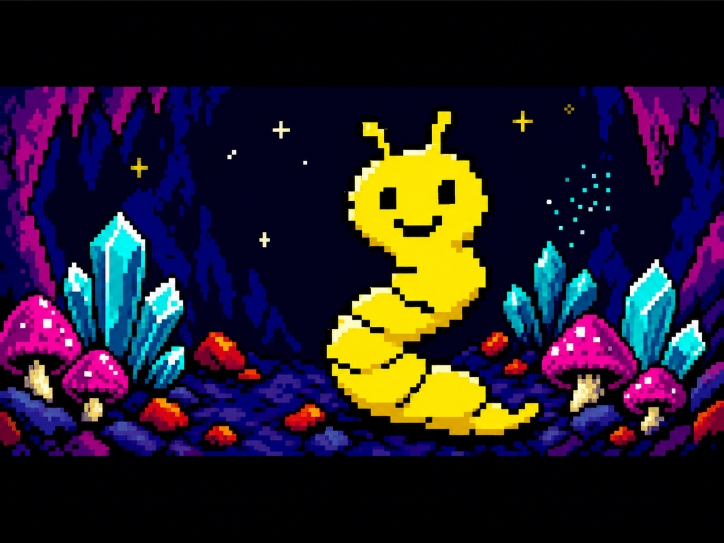
#> input picture Dillen/gfx/dillen-title-source.png, 1448 x 1086 px (shown at 1/2 size)
$ python generate_title_screen.py
#> lines starting #> are read from the running program, lines starting #| are printed output that depends on the picture
### Dillen/tools/generate_game_won_screen.py
"""Convert the generated ending artwork to a real ZX Spectrum .scr screen."""

from __future__ import annotations

import argparse
from itertools import combinations_with_replacement
from pathlib import Path

from PIL import Image, ImageDraw, ImageOps


ROOT = Path(__file__).resolve().parents[1]
DEFAULT_INPUT = ROOT / "gfx" / "game-won-source.png"
DEFAULT_PREVIEW = ROOT / "gfx" / "game-won-screen.png"
DEFAULT_SCREEN = ROOT / "src" / "binary" / "game-won.scr"
FONT_PATH = ROOT / "gfx" / "std8x8.chr"

WIDTH = 256
HEIGHT = 192
CELL = 8
TITLE = "CONGRATULATION"

# The conventional RGB approximation of the Spectrum's normal and BRIGHT
# palettes. BRIGHT affects ink and paper together inside one attribute cell.
PALETTES = (
    (
        (0, 0, 0),
        (0, 0, 205),
        (205, 0, 0),
        (205, 0, 205),
        (0, 205, 0),
        (0, 205, 205),
        (205, 205, 0),
        (205, 205, 205),
    ),
    (
        (0, 0, 0),
        (0, 0, 255),
        (255, 0, 0),
        (255, 0, 255),
        (0, 255, 0),
        (0, 255, 255),
        (255, 255, 0),
        (255, 255, 255),
    ),
)


def squared_distance(left: tuple[int, int, int], right: tuple[int, int, int]) -> int:
    return sum((a - b) * (a - b) for a, b in zip(left, right))


# [25 lines left out: function draw_exact_title, not called in this run]


def choose_cell_colors(
    pixels: list[tuple[int, int, int]],
) -> tuple[int, int, int, list[int], list[tuple[int, int, int]]]:
    best: tuple[
        int, int, int, int, list[int], list[tuple[int, int, int]]
    ] | None = None

    for bright, palette in enumerate(PALETTES):
        for first, second in combinations_with_replacement(range(8), 2):
            first_color = palette[first]
            second_color = palette[second]
            bits: list[int] = []
            rendered: list[tuple[int, int, int]] = []
            score = 0

            for pixel in pixels:
                first_error = squared_distance(pixel, first_color)
                second_error = squared_distance(pixel, second_color)
                if second_error < first_error:
                    bits.append(1)
                    rendered.append(second_color)
                    score += second_error
                else:
                    bits.append(0)
                    rendered.append(first_color)
                    score += first_error

            candidate = (score, bright, first, second, bits, rendered)
            if best is None or candidate[0] < best[0]:
                best = candidate

    assert best is not None
    _, bright, paper, ink, bits, rendered = best

    # Whichever color covers most of the cell is the paper. Swapping produces
    # the same picture but gives conventional, easier-to-inspect attributes.
    if sum(bits) > len(bits) // 2:
        paper, ink = ink, paper
        bits = [1 - bit for bit in bits]
        rendered = [
            PALETTES[bright][ink] if bit else PALETTES[bright][paper]
            for bit in bits
        ]

    return bright, paper, ink, bits, rendered


def spectrum_bitmap_offset(y: int, byte_x: int) -> int:
    return (
        ((y & 0xC0) << 5)
        | ((y & 0x07) << 8)
        | ((y & 0x38) << 2)
        | byte_x
    )


# [57 lines left out: functions convert, main, not called in this run]


# [2 lines that do not run on import are left out]

### Dillen/tools/generate_title_screen.py
"""Generate Dillen's text-free title background and runtime preview."""

from __future__ import annotations

import argparse
import random
import re
from pathlib import Path

from PIL import Image, ImageDraw, ImageFont, ImageOps

from generate_game_won_screen import (
    PALETTES,
    choose_cell_colors,
    spectrum_bitmap_offset,
)


ROOT = Path(__file__).resolve().parents[1]
DEFAULT_INPUT = ROOT / "gfx" / "dillen-title-source.png"
DEFAULT_BACKGROUND_PREVIEW = ROOT / "gfx" / "dillen-title-background.png"
DEFAULT_PREVIEW = ROOT / "gfx" / "dillen-title-screen.png"
DEFAULT_SCREEN = ROOT / "src" / "binary" / "dillen-title.scr"
DEFAULT_COMPRESSED = ROOT / "src" / "binary" / "dillen-title.lzs"
DEFAULT_LOGO = ROOT / "src" / "binary" / "dillen-title-logo.bin"

GAME_FONT_PATH = ROOT / "src" / "font_4x8.asm"
PLAYER_SPRITES_PATH = ROOT / "src" / "player_sprites.asm"
STAR_SHAPES_PATH = ROOT / "src" / "stars_on_background.asm"
COMIC_FONT_PATH = Path(
    "/usr/share/fonts/truetype/msttcorefonts/comic.ttf"
)

WIDTH = 256
HEIGHT = 192
CELL = 8

LOGO_TEXT = "Dillen"
LOGO_X = 80
LOGO_Y = 0
LOGO_WIDTH = 96
LOGO_HEIGHT = 24
LOGO_WIDTH_BYTES = LOGO_WIDTH // 8

CONTROL_TEXT = (
    ("CONTROLS", 7, 10, 69),
    ("Z/X OR O/P", 9, 9, 70),
    ("MOVE", 10, 12, 71),
    ("SPACE - JUMP", 12, 8, 70),
    ("ENTER - INVENTORY", 14, 5, 70),
    ("Q/A - ITEM UP/DOWN", 16, 5, 70),
)
START_TEXT = "ENTER OR SPACE - START"
START_ROW = 22
START_COLUMN = 21

PROMPT_ATTR_COLUMN = START_COLUMN // 2
PROMPT_ATTR_WIDTH = 12

TITLE_STARS_MAX = 8
TITLE_STAR_ROW_MIN = 6
TITLE_STAR_ROW_MAX = 21
TITLE_STAR_COL_MIN = 1
TITLE_STAR_COL_MAX = 30

def draw_background_layout(image: Image.Image) -> None:
    """Reserve clean runtime overlay areas without baking in any text."""
    draw = ImageDraw.Draw(image)

    # Logo and walking-hero lane. Both are added later by runtime code.
    draw.rectangle((0, 0, WIDTH - 1, 47), fill=PALETTES[1][0])

    # Controls panel. All lettering is drawn later by the game's 4x8 routine.
    draw.rectangle((8, 48, 103, 143), fill=PALETTES[0][0])
    draw.rectangle((8, 48, 103, 49), fill=PALETTES[1][5])
    draw.rectangle((8, 142, 103, 143), fill=PALETTES[1][3])
    draw.rectangle((8, 48, 9, 143), fill=PALETTES[1][1])
    draw.rectangle((102, 48, 103, 143), fill=PALETTES[1][1])

    # Start prompt area, also kept completely text-free in the background.
    draw.rectangle((64, 172, 191, 187), fill=PALETTES[0][0])


def compose_background(source: Image.Image) -> Image.Image:
    """Fit generated artwork and add only non-text screen decoration."""
    image = ImageOps.fit(
        source.convert("RGB"),
        (WIDTH, HEIGHT),
        method=Image.Resampling.LANCZOS,
    )
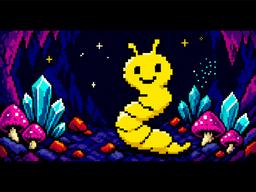
#> image: PIL image 256x192 RGB; mean R, G, B 37, 28.9, 40.8
    # Two-by-two source pixels keep silhouettes clear and compress efficiently.
    image = image.resize(
        (WIDTH // 2, HEIGHT // 2),
        Image.Resampling.BILINEAR,
    ).resize((WIDTH, HEIGHT), Image.Resampling.NEAREST)
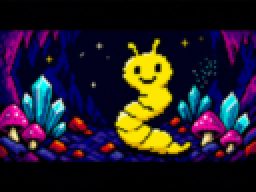
#> image: PIL image 256x192 RGB; mean R, G, B 37.1, 29, 41
    draw_background_layout(image)
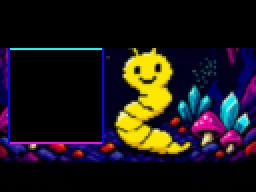
#> image: PIL image 256x192 RGB; mean R, G, B 29, 23.8, 25.2
    return image


# [51 lines left out: function generate_logo, not called in this run]


def convert(image: Image.Image) -> tuple[bytes, Image.Image]:
    """Convert RGB art to a strict 6912-byte Spectrum screen."""
    bitmap = bytearray(6144)
    attributes = bytearray(768)
    preview = Image.new("RGB", (WIDTH, HEIGHT))
#> preview: PIL image 256x192 RGB; every value is 0
    source_pixels = image.load()
    preview_pixels = preview.load()

    for cell_y in range(HEIGHT // CELL):
        for cell_x in range(WIDTH // CELL):
            pixels = [
                source_pixels[cell_x * CELL + x, cell_y * CELL + y]
                for y in range(CELL)
                for x in range(CELL)
            ]
            bright, paper, ink, bits, rendered = choose_cell_colors(pixels)
            attributes[cell_y * 32 + cell_x] = (
                (bright << 6) | (paper << 3) | ink
            )

            for y in range(CELL):
                value = 0
                for x in range(CELL):
                    index = y * CELL + x
                    value = (value << 1) | bits[index]
                    preview_pixels[
                        cell_x * CELL + x, cell_y * CELL + y
                    ] = rendered[index]
                screen_y = cell_y * CELL + y
                bitmap[spectrum_bitmap_offset(screen_y, cell_x)] = value

    return bytes(bitmap + attributes), preview


# [344 lines left out: functions force_worm_bright, compress_lzss, decompress_lzss, load_game_font, load_player_walk_frame, load_star_shapes and 7 more, not called in this run]


def main() -> None:
    parser = argparse.ArgumentParser()
    parser.add_argument("--input", type=Path, default=DEFAULT_INPUT)
    parser.add_argument(
        "--background-preview",
        type=Path,
        default=DEFAULT_BACKGROUND_PREVIEW,
    )
    parser.add_argument("--preview", type=Path, default=DEFAULT_PREVIEW)
    parser.add_argument("--screen", type=Path, default=DEFAULT_SCREEN)
    parser.add_argument(
        "--compressed",
        type=Path,
        default=DEFAULT_COMPRESSED,
    )
    parser.add_argument("--logo", type=Path, default=DEFAULT_LOGO)
    args = parser.parse_args()

    background = compose_background(Image.open(args.input))
    screen, _ = convert(background)
    screen = force_worm_bright(screen)
    background_preview = render_screen(screen)
    logo, _ = generate_logo()
    if len(screen) != 6912:
        raise AssertionError(f"expected 6912 screen bytes, got {len(screen)}")
    if len(logo) != LOGO_WIDTH_BYTES * LOGO_HEIGHT:
        raise AssertionError(f"unexpected logo size: {len(logo)}")

    # The logo decompresses immediately after VRAM at 0x5B00, still below code.
    decompressed = screen + logo
    compressed = compress_lzss(decompressed)
    if decompress_lzss(compressed, len(decompressed)) != decompressed:
        raise AssertionError("compressed title data did not round-trip")

    runtime_preview = create_runtime_preview(screen, logo)
    for path in (
        args.background_preview,
        args.preview,
        args.screen,
        args.compressed,
        args.logo,
    ):
        path.parent.mkdir(parents=True, exist_ok=True)

    background_preview.save(args.background_preview)
    runtime_preview.save(args.preview)
    args.screen.write_bytes(screen)
    args.compressed.write_bytes(compressed)
    args.logo.write_bytes(logo)
    print(
        f"wrote {args.background_preview} "
        f"({background_preview.width}x{background_preview.height}, no text)"
    )
    print(
        f"wrote {args.preview} "
        f"({runtime_preview.width}x{runtime_preview.height}, runtime composite)"
    )
    print(f"wrote {args.screen} ({len(screen)} background bytes)")
    print(f"wrote {args.logo} ({len(logo)} runtime logo bytes)")
    print(
        f"wrote {args.compressed} "
        f"({len(compressed)} bytes, {100 * len(compressed) // len(decompressed)}%)"
    )


if __name__ == "__main__":
#> (the run stopped early here; a loop or call above may not have finished)
